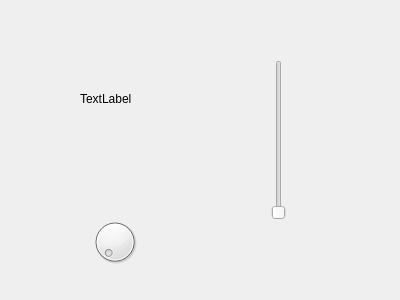
<?xml version="1.0" encoding="UTF-8"?>
<ui version="4.0">
 <class>Form</class>
 <widget class="QWidget" name="Form">
  <property name="geometry">
   <rect>
    <x>0</x>
    <y>0</y>
    <width>400</width>
    <height>300</height>
   </rect>
  </property>
  <property name="windowTitle">
   <string>Form</string>
  </property>
  <widget class="QLabel" name="label">
   <property name="geometry">
    <rect>
     <x>80</x>
     <y>90</y>
     <width>66</width>
     <height>17</height>
    </rect>
   </property>
   <property name="text">
    <string>TextLabel</string>
   </property>
  </widget>
  <widget class="QSlider" name="verticalSlider">
   <property name="geometry">
    <rect>
     <x>270</x>
     <y>60</y>
     <width>17</width>
     <height>160</height>
    </rect>
   </property>
   <property name="orientation">
    <enum>Qt::Vertical</enum>
   </property>
  </widget>
  <widget class="QDial" name="dial">
   <property name="geometry">
    <rect>
     <x>90</x>
     <y>210</y>
     <width>50</width>
     <height>64</height>
    </rect>
   </property>
  </widget>
 </widget>
 <resources/>
 <connections>
  <connection>
   <sender>dial</sender>
   <signal>dialMoved(int)</signal>
   <receiver>label</receiver>
   <slot>setNum(int)</slot>
   <hints>
    <hint type="sourcelabel">
     <x>110</x>
     <y>252</y>
    </hint>
    <hint type="destinationlabel">
     <x>116</x>
     <y>95</y>
    </hint>
   </hints>
  </connection>
  <connection>
   <sender>verticalSlider</sender>
   <signal>sliderMoved(int)</signal>
   <receiver>label</receiver>
   <slot>setNum(int)</slot>
   <hints>
    <hint type="sourcelabel">
     <x>274</x>
     <y>150</y>
    </hint>
    <hint type="destinationlabel">
     <x>122</x>
     <y>95</y>
    </hint>
   </hints>
  </connection>
  <connection>
   <sender>dial</sender>
   <signal>dialMoved(int)</signal>
   <receiver>verticalSlider</receiver>
   <slot>setValue(int)</slot>
   <hints>
    <hint type="sourcelabel">
     <x>129</x>
     <y>225</y>
    </hint>
    <hint type="destinationlabel">
     <x>272</x>
     <y>184</y>
    </hint>
   </hints>
  </connection>
  <connection>
   <sender>verticalSlider</sender>
   <signal>sliderMoved(int)</signal>
   <receiver>dial</receiver>
   <slot>setValue(int)</slot>
   <hints>
    <hint type="sourcelabel">
     <x>273</x>
     <y>213</y>
    </hint>
    <hint type="destinationlabel">
     <x>130</x>
     <y>244</y>
    </hint>
   </hints>
  </connection>
 </connections>
</ui>
